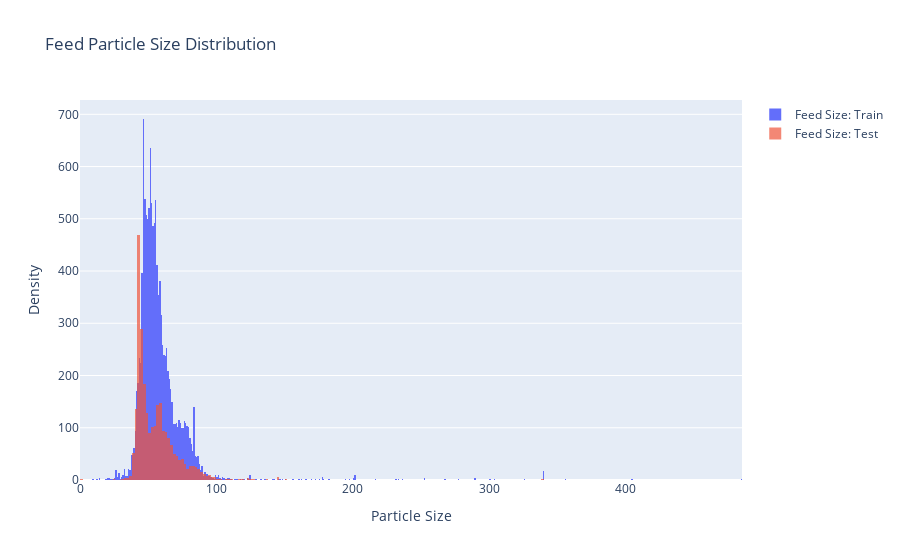

The notebook cell saved with this chart:
### Markdown cell above
**Distribution of Feed Particle Size**

Using a histogram (normalized by density), we'll compare the feed particle size distributions in the training and test sets.

### Code cell
fig = go.Figure()
fig.add_trace(go.Histogram(x=gold_train['rougher.input.feed_size'], histnorm='density', name='Feed Size: Train'))
fig.add_trace(go.Histogram(x=gold_test['rougher.input.feed_size'], histnorm='density', name='Feed Size: Test', opacity=0.7))
fig.update_layout(barmode='overlay',
                title='Feed Particle Size Distribution',
                xaxis_title='Particle Size',
                yaxis_title='Density')
fig.show()

### Figure 1 — Plotly figure (JSON) as saved in the notebook; plotly's stock layout.template omitted (floating-point values rounded to 4 significant figures; data arrays with more than 128 entries replaced by an {"elided": "..."} marker saying what was removed)
{"data": [{"histnorm": "density", "name": "Feed Size: Train", "type": "histogram", "x": {"elided": "12281 float values"}}, {"histnorm": "density", "name": "Feed Size: Test", "opacity": 0.7, "type": "histogram", "x": {"elided": "5220 float values"}}], "layout": {"barmode": "overlay", "title": {"text": "Feed Particle Size Distribution"}, "xaxis": {"title": {"text": "Particle Size"}}, "yaxis": {"title": {"text": "Density"}}}}
